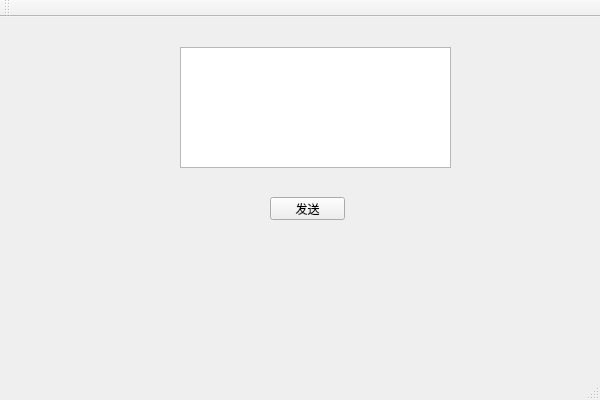
<?xml version="1.0" encoding="UTF-8"?>
<ui version="4.0">
 <class>Test</class>
 <widget class="QMainWindow" name="Test">
  <property name="geometry">
   <rect>
    <x>0</x>
    <y>0</y>
    <width>600</width>
    <height>400</height>
   </rect>
  </property>
  <property name="windowTitle">
   <string>Test</string>
  </property>
  <widget class="QWidget" name="centralWidget">
   <widget class="QLabel" name="label">
    <property name="geometry">
     <rect>
      <x>40</x>
      <y>30</y>
      <width>54</width>
      <height>51</height>
     </rect>
    </property>
    <property name="text">
     <string/>
    </property>
   </widget>
   <widget class="QTextEdit" name="textEdit">
    <property name="geometry">
     <rect>
      <x>180</x>
      <y>30</y>
      <width>271</width>
      <height>121</height>
     </rect>
    </property>
   </widget>
   <widget class="QPushButton" name="btn_send">
    <property name="geometry">
     <rect>
      <x>270</x>
      <y>180</y>
      <width>75</width>
      <height>23</height>
     </rect>
    </property>
    <property name="text">
     <string>发送</string>
    </property>
   </widget>
   <widget class="QLabel" name="label_2">
    <property name="geometry">
     <rect>
      <x>30</x>
      <y>240</y>
      <width>281</width>
      <height>61</height>
     </rect>
    </property>
    <property name="text">
     <string/>
    </property>
   </widget>
  </widget>
  <widget class="QMenuBar" name="menuBar">
   <property name="geometry">
    <rect>
     <x>0</x>
     <y>0</y>
     <width>600</width>
     <height>23</height>
    </rect>
   </property>
  </widget>
  <widget class="QToolBar" name="mainToolBar">
   <attribute name="toolBarArea">
    <enum>TopToolBarArea</enum>
   </attribute>
   <attribute name="toolBarBreak">
    <bool>false</bool>
   </attribute>
  </widget>
  <widget class="QStatusBar" name="statusBar"/>
 </widget>
 <layoutdefault spacing="6" margin="11"/>
 <resources>
  <include location="test.qrc"/>
 </resources>
 <connections/>
</ui>
